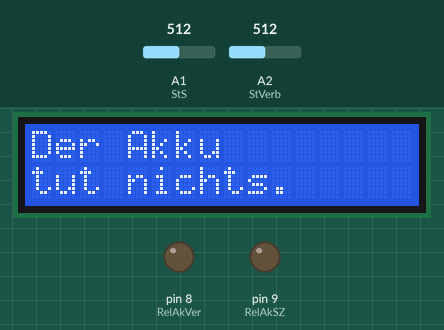
The sketch below on a simulated Arduino Uno, built with avr-gcc and run on an emulated ATmega328P. On the bench: 16×2 character LCD, output pins drawn as LEDs (lit = HIGH). Inputs (shaded band) come from the test bench; at power-on: A1 (StS) = 512, A2 (StVerb) = 512. What the sketch prints to the serial monitor is not drawn.

Above: at 1.2 s.
1.3 s: A1 (StS) set to 716
At 5.8 s:
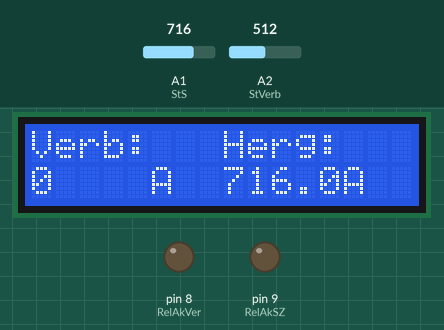
11.6 s: A1 (StS) set to 900
At 15.9 s:
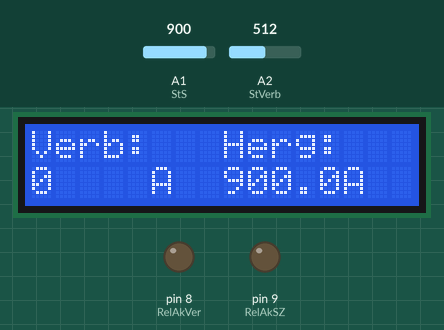
17.6 s: A1 (StS) set to 1023
At 20.8 s:
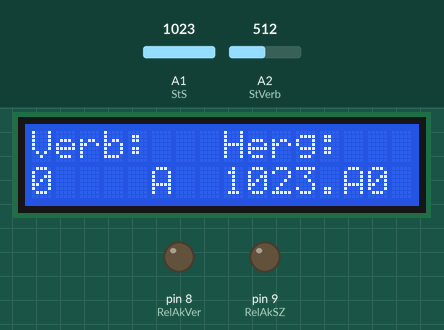
Timing chart, 0 to 22.3 s (numbered marks = the images above; inputs shaded):
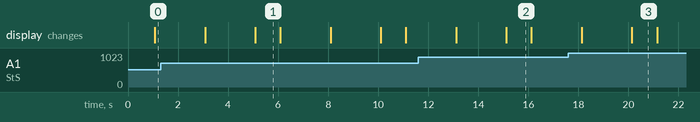

Measured:
- what the display in image 1 shows lasts 1.0 s, from 5.1 s to 6.1 s

The sketch:

Programm.ino
```cpp
#include <LiquidCrystal.h>

      // Einführung der Pins
const int RelAkSZ = 9;                          // Pin für das Relais zwischen Akku und Solarzelle
const int RelAkVer = 8;                         // Pin für das Relais zwischen Akku und Verbraucher
      // Einführung der Pins des Displays
const int rs = 12;                              // Pin für Datenübertragung
const int en = 11;                              // Pin für Datenübertragung
const int d4 = 5;                               // Pin für Datenübertragung
const int d5 = 4;                               // Pin für Datenübertragung
const int d6 = 3;                               // Pin für Datenübertragung
const int d7 = 2;                               // Pin für Datenübertragung

    const int HValStSt = 0.5;                   // Höchstmögliche Stromstärke der Solarzellen
    const int VerbValOrg = 0;                   // Originaler Verbrauch des Verbrauchers in Ampere

    const int Delay = 2000;                     // Delay

const float StS = A1;                           // Analoger Pin für den Stromstärkesensor
const float StVerb = A2;                        // Analoger Pin für den Stromstärkesensor für des Verbrauchers


      // Einführen der Variablen
float SensorVal;                                // Variable für den Eingangswert des Stromstärkesensors
float StStVal;                                  // Variable für den Stromstärkewert des Stromstärkemessers
int VerbVal;                                    // Verbrauch des Verbrauchers in Ampere
int VerState;                                   // Status des Verbrauchers
String StatAkk;                                 // Status des Akkus für das Display
String leer = "                ";               // Variable die für das löschen der Inhalte auf dem Display benötigt wird

LiquidCrystal lcd(rs, en, d4, d5, d6, d7);      // Erste Indizierung des Displays

      // Indizieren der Pins
      // Dieser Teil des Codes wird einmal zum Start ausgeführt
void setup() {
  pinMode(RelAkSZ, OUTPUT);                     // Schaltet Pin 2 (RelAkSZ) in den Output Modus
  pinMode(RelAkVer, OUTPUT);                    // Schaltet Pin 4 (RelAkVEr) in den Output Modus

  lcd.begin(16,2);                              // Zweite Indizierung des Displays

  Serial.begin(9600);                           // Startet den Seriellen Monitor (benötigt zum debuggen)
}
      // Hauptteil des Codes
      // Dieser Teil des Codes wird stetig wiederholt
void loop() {
    SensorVal = analogRead(StS);                // Liest den Wert des Stromstärkesensors an Pin A1
    StStVal = SensorVal * (HValStSt / 1023.0);  // Konvertiert den ausglesen Wert (von 0-1023) in Ampere (0 - Höchstmögliche Stromstärke der Solarzellen)

    Serial.println(StStVal);                    // Schreibt den berechneten Amperewert in den Seriellen Monitor (benötigt zum debuggen)

    VerState = analogRead(StVerb);              // Liest den Wert des Stromstärkesensors an Pin A2
  if (VerState == 0){                           // Wenn keine Spannung am Pin anliegt
      VerbVal = 0;                              // Dann ist der Verbrauch 0, weil der Verbraucher keinen Strom benötigt
  }
  else{                                         // Wenn Spannung am Pin anliegt
      VerbVal = VerbValOrg;                     // Dann ist der Verbrauch so hoch wie oben bestimmt
  }
      // Schleife um die Relais zu schalten
  if (StStVal < VerbVal){                       // Wenn die Stromstärke der Solarzellen kleiner als der bestimmte Verbrauch ist
      digitalWrite(RelAkSZ,LOW);                // Ist das Relais zwischen Akku und Solarzellen geöffnet     (kein Stromfluss)
      digitalWrite(RelAkVer, HIGH);             // Ist das Relais zwischen Akku und Verbraucher geschlossen  (Stromfluss)
      StatAkk = "wird entladen.";               // Wird die Variable für das Display auf "wird entladen." geändert

      Serial.println(StStVal);                  // Schreibt den Wert des Integers StStVal in eine neuen Zeile im seriellen Monitor  (benötigt zum debuggen)
      Serial.print("  <  ");                    // Schreibt ein < in den seriellen Monitor                                          (benötigt zum debuggen)
      Serial.print(VerbVal);                    // Schreibt den Wert des Integers VerbVal in eine neuen Zeile im seriellen Monitor  (benötigt zum debuggen)
  }
  else if(StStVal == VerbVal){                  // Wenn die Stromstärke der Solarzellen gleich dem Verbrauch ist
      digitalWrite(RelAkSZ, LOW);               // Ist das Relais zwischen Akku und Solarzellen geöffnet     (kein Stromfluss)
      digitalWrite(RelAkVer, LOW);              // Ist das Relais zwischen Akku und Verbraucher geöffnet     (kein Stromfluss)
      StatAkk = "tut nichts.";                  // Wird die Variable für das Display auf "tut nichts." geändert

      Serial.println(StStVal);                  // Schreibt den Wert des Integers StStVal in eine neuen Zeile im seriellen Monitor  (benötigt zum debuggen)
      Serial.print("  =  ");                    // Schreibt ein = in den seriellen Monitor                                          (benötigt zum debuggen)
      Serial.println(VerbVal);                  // Schreibt den Wert des Integers VerbVal in eine neuen Zeile im seriellen Monitor  (benötigt zum debuggen)
  }
  else if (StStVal > VerbVal){
      digitalWrite(RelAkSZ, HIGH);              // Ist das Relais zwischen Akku und Solarzellen geschlossen  (Stromfluss)
      digitalWrite(RelAkVer, LOW);              // Ist das Relais zwischen Akku und Verbraucher geöffnet     (kein Stromfluss)
      StatAkk = "lädt.";                        // Wird die Variable für das Display auf "lädt." geändert

      Serial.println(StStVal);                  // Schreibt den Wert des Integers StStVal in eine neuen Zeile im seriellen Monitor  (benötigt zum debuggen)
      Serial.print("  >  ");                    // Schreibt ein > in den seriellen Monitor                                          (benötigt zum debuggen)
      Serial.println(VerbVal);                  // Schreibt den Wert des Integers VerbVal in eine neuen Zeile im seriellen Monitor  (benötigt zum debuggen)
  }
      Display();                                // Klasse Display wird aufgerufen
  delay(Delay);                                 // Delay zwischen dem neu lesen und schalten der Relais
}
    // Klasse für Seite 2 des Displays
void Display(){

    Verb();                                   // Klasse Verb wird aufgerufen
    delay(1000);                              // 1 Sekunde Delay
    lcd.setCursor(0,0);                       // Der Cursor wird auf Reihe 1 und Zeile 1 gesetzt
    lcd.print(leer);                          // Zeile 1 wird gelöscht
    lcd.setCursor(0,1);                       // Der Cursor wird auf Reihe 1 und Zeile 2 gesetzt
    lcd.print(leer);                          // Zeile 2 wird gelöscht

    lcd.setCursor(0,0);                       // Der Cursor wird auf Reihe 1 und Zeile 1 gesetzt
    lcd.print("Der Akku");                    // In Zeile 1 ab Anfang wird "Der Akku" geschrieben
    lcd.setCursor(0,1);                       // Der Cursor wird auf Reihe 1 und Zeile 2 gesetzt
    lcd.print(StatAkk);                       // In Zeile 2 ab Anfang wird die Variable StatAkk ausgegeben
    delay(2000);                              // 2 Sekunden Delay

    lcd.setCursor(0,0);                       // Der Cursor wird auf Reihe 1 und Zeile 1 gesetzt
    lcd.print(leer);                          // Zeile 1 wird gelöscht
    lcd.setCursor(0,1);                       // Der Cursor wird auf Reihe 1 und Zeile 2 gesetzt
    lcd.print(leer);                          // Zeile 2 wird gelöscht


}
    // Klasse für Seite 1 des Displays
void Verb(){

    lcd.setCursor(0,0);                       // Der Cursor wird auf Reihe 1 und Zeile 1 gesetzt
    lcd.print("Verb:");                       // In Zeile 1 ab Anfang wird "Verb:" geschrieben
    lcd.setCursor(0,1);                       // Der Cursor wird auf Reihe 1 und Zeile 2 gesetzt
    lcd.print(VerbVal);                       // In Zeile 2 ab Anfang wird die Variable VerbVal ausgegeben
    lcd.setCursor(5,1);                       // Der Cursor wird auf Reihe 5 und Zeile 2 gesetzt
    lcd.print("A");                           // In Zeile 2 ab Reihe 5 wird "A" geschrieben

    lcd.setCursor(8,0);                       // Der Cursor wird auf Reihe 8 und Zeile 1 gesetzt
    lcd.print("Herg:");                       // In Zeile 1 ab Reihe 8 wird "Herg:" geschrieben
    lcd.setCursor(8,1);                       // Der Cursor wird auf Reihe 8 und Zeile 2 gesetzt
    lcd.print(SensorVal);                     // In Zeile 1 ab Reihe 8 wird die Variable SensorVal ausgegeben
    lcd.setCursor(13,1);                      // Der Cursor wird auf Reihe 13 und Zeile 2 gesetzt
    lcd.print("A");                           // In Zeile 2 ab Reihe 13 wird "A" geschrieben
}
```
